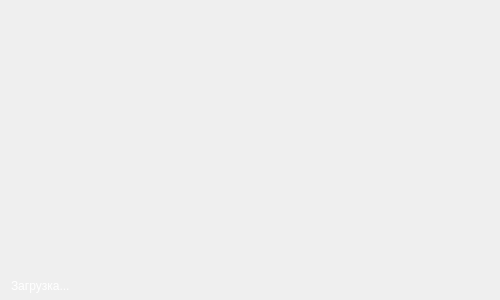
<?xml version="1.0" encoding="UTF-8"?>
<ui version="4.0">
 <class>Splash</class>
 <widget class="QWidget" name="Splash">
  <property name="geometry">
   <rect>
    <x>0</x>
    <y>0</y>
    <width>500</width>
    <height>300</height>
   </rect>
  </property>
  <layout class="QGridLayout" name="layoutMain">
   <property name="bottomMargin">
    <number>7</number>
   </property>
   <item row="1" column="0">
    <widget class="QLabel" name="label">
     <property name="sizePolicy">
      <sizepolicy hsizetype="Preferred" vsizetype="Fixed">
       <horstretch>0</horstretch>
       <verstretch>0</verstretch>
      </sizepolicy>
     </property>
     <property name="styleSheet">
      <string notr="true">color: rgb(255, 255, 255);</string>
     </property>
     <property name="text">
      <string>Загрузка...</string>
     </property>
    </widget>
   </item>
   <item row="0" column="0">
    <spacer name="verticalSpacer">
     <property name="orientation">
      <enum>Qt::Vertical</enum>
     </property>
     <property name="sizeHint" stdset="0">
      <size>
       <width>20</width>
       <height>40</height>
      </size>
     </property>
    </spacer>
   </item>
  </layout>
 </widget>
 <resources/>
 <connections/>
</ui>
